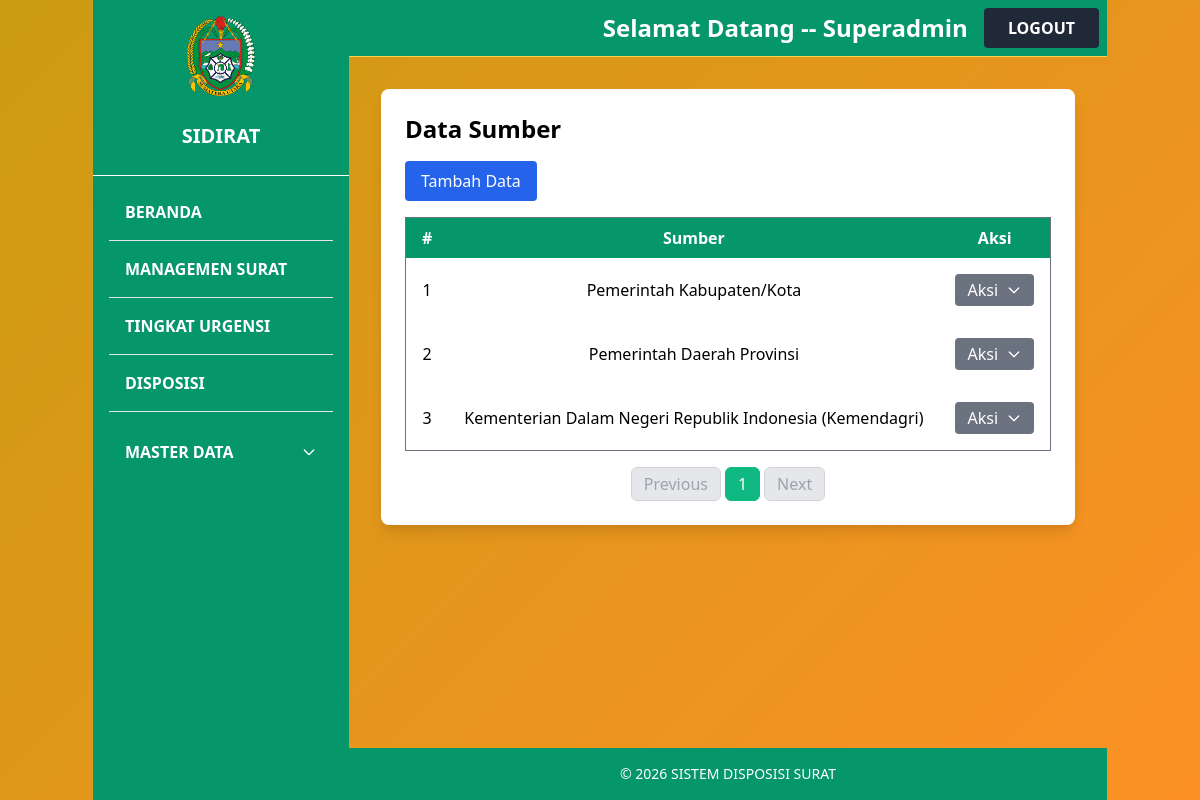
Screenshot of /sumbersurat_index/ (signed in) with the database file from the repository.
### core/models.py (models this page shows, shortened)
class Sumbersurat(models.Model):
    nama = models.CharField(max_length=100)

### core/views.py (the view)
# urls.py: path('sumbersurat_index/', views.sumbersurat_index, name='sumbersurat_index'),
@login_required
def sumbersurat_index(request):
    data = Sumbersurat.objects.all().order_by('-id')
    paginator = Paginator(data, 5)
    page_number = request.GET.get('page')
    page_obj = paginator.get_page(page_number)
    return render(request, 'sumbersurat/sumbersurat_index.html', {
        'page_obj': page_obj})

### spk_surat/context_processors.py (called while the page is built)
def disposisi_notification(request):
    pending_disposisi_count = 0
    is_kabid = False
    if request.user.is_authenticated:
        is_kabid = request.user.groups.filter(name='Kabid').exists()
        surat_dengan_ranking = Hasil.objects.values_list('surat_id', flat=True)
        pending_disposisi_count = Surat.objects.filter(
            id__in=surat_dengan_ranking
        ).filter(
            Q(disposisi__isnull=True) |
            Q(disposisi__tujuan__isnull=True) |
            Q(disposisi__tujuan='')
        ).distinct().count()
    return {
        'pending_disposisi_count': pending_disposisi_count,
        'is_user_kabid': is_kabid,
    }

### templates/sumbersurat/sumbersurat_index.html (shortened to what this page needs)
{% extends 'base.html' %}
{% block content %}
<div class="bg-white shadow-lg rounded-lg p-6">
  <div class="flex justify-between space-x-2 mb-4">
    <h2 class="text-2xl font-bold text-black-700">Data Sumber</h2>
  </div>
    <div class="flex justify-between space-x-2 mb-4">
        <a href="{% url 'sumbersurat_tambah' %}" class="bg-blue-600 hover:bg-blue-700 text-white px-4 py-2 rounded">Tambah Data</a>
    </div>
    <table class="w-full border border-gray-500 border-collapse">
        <thead>
        <tr class="bg-green-600 text-white">
            <th class="py-2 px-4 text-center">#</th>
            <th class="py-2 px-4 text-center">Sumber</th>
            <th class="py-2 px-4 text-center">Aksi</th>
        </tr>
        </thead>
        <tbody>
            {% for ss in page_obj %}
            <tr>
                <td class="text-center py-2 px-4">{{ forloop.counter0|add:page_obj.start_index }}</td>
                <td class="text-center py-2 px-4">{{ ss.nama }}</td>
                <td class="text-center py-4 px-4">
                    <div x-data="{ open: false }" class="relative inline-block text-left">
                        <button @click="open = !open"
                                class="bg-gray-500 hover:bg-gray-600 text-white py-1 px-3 rounded inline-flex items-center">
                        Aksi
                        <svg class="w-4 h-4 ml-2" fill="none" stroke="currentColor" viewBox="0 0 24 24">
                            <path stroke-linecap="round" stroke-linejoin="round" stroke-width="2"
                                d="M19 9l-7 7-7-7"/>
                        </svg>
                        </button>
                    </div>
                </td>
            </tr>
            {% endfor %}
        </tbody>
    </table>
<div class="flex justify-center mt-4">
  <nav class="inline-flex space-x-1">
    {% if page_obj.has_previous %}
      <a href="?page={{ page_obj.previous_page_number }}"
         class="px-3 py-1 rounded-md border border-gray-300 bg-white text-gray-700 hover:bg-gray-100">
        Previous
      </a>
    {% else %}
      <span class="px-3 py-1 rounded-md border border-gray-300 bg-gray-200 text-gray-400 cursor-not-allowed">
        Previous
      </span>
    {% endif %}
    {% for num in page_obj.paginator.page_range %}
      {% if page_obj.number == num %}
        <span class="px-3 py-1 rounded-md border border-green-500 bg-green-500 text-white">
          {{ num }}
        </span>
      {% else %}
        <a href="?page={{ num }}"
           class="px-3 py-1 rounded-md border border-gray-300 bg-white text-gray-700 hover:bg-gray-100">
          {{ num }}
        </a>
      {% endif %}
    {% endfor %}
    {% if page_obj.has_next %}
      <a href="?page={{ page_obj.next_page_number }}"
         class="px-3 py-1 rounded-md border border-gray-300 bg-white text-gray-700 hover:bg-gray-100">
        Next
      </a>
    {% else %}
      <span class="px-3 py-1 rounded-md border border-gray-300 bg-gray-200 text-gray-400 cursor-not-allowed">
        Next
      </span>
    {% endif %}
  </nav>
</div>
</div>
{% endblock %}

### templates/base.html (shortened to what this page needs)
{% load group_filters %}
{% load static %}
{% load disposisi_filters %}
<!DOCTYPE html>
<html lang="id">
<head>
  <link href="https://cdn.jsdelivr.net/npm/tailwindcss@2.2.19/dist/tailwind.min.css" rel="stylesheet">
  <link rel="stylesheet" href="{% static 'css/style.css' %}">
  <link href="https://cdn.jsdelivr.net/npm/select2@4.1.0-rc.0/dist/css/select2.min.css" rel="stylesheet">
</head>
<body class="bg-yellow-50 font-sans">
  <div class="flex min-h-screen">
    <aside class="w-64 bg-green-600 text-white flex flex-col justify-between">
      <div class="h-25 flex items-center justify-center text-xl pt-4">
          <img src="{% static 'img/pemprovsu.png' %}" alt="Logo" class="h-20 w-auto object-contain">
      </div>
      <div class="h-20 flex items-center justify-center text-center px-2 text-xl font-bold border-b border-white">SIDIRAT</div>
      <nav class="flex-1 p-4 space-y-2">
          <a href="{% url 'beranda' %}" class="block py-2 px-4 hover:bg-white rounded hover:text-yellow-700 font-semibold">BERANDA</a>
          <hr>
          <a href="{% url 'surat_list' %}" class="block py-2 px-4 hover:bg-white rounded hover:text-yellow-700 font-semibold">MANAGEMEN SURAT</a>
          <hr>
          <a href="{% url 'hasil' %}" class="block py-2 px-4 hover:bg-white rounded hover:text-yellow-700 font-semibold">
          TINGKAT URGENSI
          </a>
          <hr>
          <a href="{% url 'disposisi_index' %}" class="block py-2 px-4 hover:bg-white rounded hover:text-yellow-700 font-semibold">DISPOSISI</a>
          {% if user.is_superuser %}
          <hr>
          <div x-data="{ open: false }" class="px-2 py-2">
            <button @click="open = !open" class="w-full flex justify-between items-center py-3 px-2 rounded">
              <span class="font-semibold">MASTER DATA</span>
              <svg :class="{'rotate-180': open}" class="w-4 h-4 transform transition-transform" fill="none" stroke="currentColor" viewBox="0 0 24 24">
                <path stroke-linecap="round" stroke-linejoin="round" stroke-width="2" d="M19 9l-7 7-7-7"/>
              </svg>
            </button>
          </div>
          {% endif %}
        </nav>
    </aside>
    <div class="flex flex-col flex-1">
      <nav class="w-full bg-green-600 p-2 flex justify-between items-center border-b border-yellow-300">
  <div class="flex items-center space-x-4">
    <span class="text-white font-semibold text-2xl">
      Selamat Datang -- {{ user.username }}
    </span>
    <form action="{% url 'logout' %}" method="post">
      <button type="submit" class="bg-gray-800 hover:bg-gray-700 text-white font-bold py-2 px-6 rounded">
        LOGOUT
      </button>
    </form>
  </div>
</nav>
      <main class="flex-1 p-8">
      {% block content %}{% endblock %}
      </main>
    <footer class="bg-green-600 text-white py-4">
    <div class="container mx-auto flex flex-col md:flex-row justify-center items-center px-6">
      <p class="text-sm">&copy; 2026 SISTEM DISPOSISI SURAT</p>
    </div>
    </footer>
    </div>
  </div>
</body>
</html>

### media/static/style.css (style rules this page uses)
body { margin: 0; height: 100vh; display: flex; align-items: center; justify-content: center; background: linear-gradient(135deg, #cb9c11 0%, #fc9025 100%); font-family: Arial, sans-serif; }

### rows the page displays
Sumbersurat: nama "Pemerintah Kabupaten/Kota"
Sumbersurat: nama "Pemerintah Daerah Provinsi"
Sumbersurat: nama "Kementerian Dalam Negeri Republik Indonesia (Kemendagri)"

### other values shown
{{ user.username }} "Superadmin"
{{ num }} "1"
